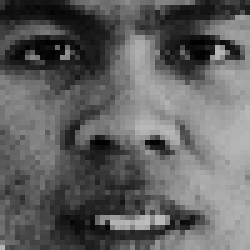
//> input picture frontFaceTrainer/front_database/person_3_palom/002.pgm, 50 x 50 px, given in place of ian2front.avi, which was not available (shown 5 times larger)
$ ./twoViewFaceRecog   (built with g++ and OpenCV 4)
//> lines starting //> are read from the running program, lines starting //| are printed output that depends on the picture; after the words box and inside, x2 and y2 are one past the last pixel; in counts of white or black regions, pixels touching at a corner belong together; pictures that were not available may be replaced by others from this repository, and a replacement may not be noted
#include <opencv2/opencv.hpp>
#include <opencv2/face.hpp>

using namespace cv;
using namespace std;
using namespace face;

CascadeClassifier frontFaceDetector;
CascadeClassifier rightProfileDetector;

bool isFrontFaceDetected = false;
bool isProfileFaceDetected = false;

//~ bool static isRunOnce = true;

int label1 = -1;
int label2 = -1;
int a_1 = 0, b_1 = 0, c_1 = 0, d_1 = 0, e_1 = 0, f_1 = 0, g_1 = 0, h_1 = 0, i_1 = 0, j_1 = 0;
int a_2 = 0, b_2 = 0, c_2 = 0, d_2 = 0, e_2 = 0, f_2 = 0, g_2 = 0, h_2 = 0, i_2 = 0, j_2 = 0;
int maxLabel1 = 0;
int maxLabel2 = 0;
int frontFrameCounter = 0;
int profileFrameCounter = 0;
double confidence1 = 0.0;
double confidence2 = 0.0;

string timeStamp;

void detectFrontFaces(Mat front_body_roi, vector<Rect>boundRectFront,
     size_t f, Mat image1, Mat frame1_gray, Ptr<FaceRecognizer> modelFront);

void detectProfileFaces(Mat profile_body_roi, vector<Rect>boundRectProfile,
	 size_t p, Mat image2, Mat frame2_gray, Ptr<FaceRecognizer> modelProfile);

void recognizeFrontFaces(Mat face_scaled, Ptr<FaceRecognizer> modelFront);

void recognizeProfileFaces(Mat face_scaled, Ptr<FaceRecognizer> modelProfile);

void tallyFront(int label1, double confidence1);

void tallyProfile(int label2, double confidence2);

void compareAndAnalyze();

string databaseName[] = {
	"Alexander Co Abad",      //0
	"Ariane Aguilar",         //1
	"Jerome Cansado",         //2
	"Ed Lorence De Guzman",   //3
	"Christian Glenn Hatol",  //4
	"Gerard Lou Libby",       //5
	"Xavier Palomares",       //6
	"John Jhonas Primavera",  //7
	"Aeysol Rosaldo",         //8
	"Ma. Joanna Venus"        //9
};

string databaseStatus[] = {
	"Faculty",                //0
	"Student",                //1
	"Student",                //2
	"Student",                //3
	"Student",                //4
	"Student",                //5
	"Student",                //6
	"Student",                //7
	"Student",                //8
	"Student"                 //9
};

Mat backgroundSubtractFront(Mat &gray1, Ptr<BackgroundSubtractorMOG2> pMOG2_front)
{
	Mat foreground, background;

	pMOG2_front -> apply(gray1, foreground);
	pMOG2_front -> getBackgroundImage(background);

	//~ imshow("Background - Front", background);

	medianBlur(foreground, foreground, 9);
	Mat element = getStructuringElement(MORPH_RECT, Size(3,3), Point(1,1));
	Mat kernel;
	morphologyEx(foreground, foreground, MORPH_CLOSE, kernel, Point(-1,-1), 5);
	erode(foreground, foreground, element);
	dilate(foreground, foreground, element);

	//~ imshow("Foreground - Front", foreground);

	Mat threshold_output;

	threshold(foreground, threshold_output, 45, 255, THRESH_BINARY);

	return threshold_output;
}

Mat backgroundSubtractProfile(Mat &gray2, Ptr<BackgroundSubtractorMOG2> pMOG2_profile)
{
	Mat foreground, background;

	pMOG2_profile -> apply(gray2, foreground);
	pMOG2_profile -> getBackgroundImage(background);

	//~ imshow("Background - Right Profile", background);

	medianBlur(foreground, foreground, 9);
	Mat element = getStructuringElement(MORPH_RECT, Size(3,3), Point(1,1));
	Mat kernel;
	morphologyEx(foreground, foreground, MORPH_CLOSE, kernel, Point(-1,-1), 5);
	erode(foreground, foreground, element);
	dilate(foreground, foreground, element);

	//~ imshow("Foreground - Right Profile", foreground);

	Mat threshold_output;

	threshold(foreground, threshold_output, 45, 255, THRESH_BINARY);

	return threshold_output;
}

void detectFrontFaces(Mat front_body_roi, vector<Rect>boundRectFront,
     size_t f, Mat image1, Mat frame1_gray, Ptr<FaceRecognizer> modelFront)
{
	vector<Rect> frontalFaces;				//Detected object(s)
	float searchScaleFactor = 1.1;          //How many sizes to search
	int minNeighbors = 4;                   //Reliability vs many faces
	int flags = 0 | CASCADE_SCALE_IMAGE;    //Search for many faces
	Size minFeatureSize(30, 30);            //Smallest face size

	frontFaceDetector.detectMultiScale(front_body_roi, frontalFaces,
		searchScaleFactor, minNeighbors, flags, minFeatureSize);

	if(frontalFaces.size() != 0){	//If faces are detected
		isFrontFaceDetected = true;

		for(size_t i = 0; i < 1; i++)
		{
			int faces_y1 = frontalFaces[i].y + boundRectFront[f].y;

			int faces_y2 = frontalFaces[i].y + frontalFaces[i].height + boundRectFront[f].y;

			Point f1(frontalFaces[i].x + boundRectFront[f].x, faces_y1);
			Point f2(frontalFaces[i].x + frontalFaces[i].width + boundRectFront[f].x, faces_y2);
			rectangle(image1, f1, f2, Scalar(0,0,255), 2, 8, 0);

			//~ cout << "asdf: " << frontalFaces[i].x + frontalFaces[i].width + boundRectFront[f].x << endl;

			Rect ROI(f1, f2);
			Mat faceROI = frame1_gray(ROI);
			Mat face_scaled;

			if(!faceROI.empty())
			{
				frontFrameCounter++;

				if(faceROI.cols != 50 && faceROI.rows!= 50){
					resize(faceROI.clone(), face_scaled, Size(50,50));
				}
				else{
					face_scaled = faceROI.clone();
				}
				equalizeHist(face_scaled, face_scaled);
				imshow("Detected front face", face_scaled);
				if(frontFrameCounter == 1){
					time_t currentTime;
					struct tm *localTime;
					time( &currentTime );                   // Get the current time
					localTime = localtime( &currentTime );  // Convert the current time to the local time

					int Hour   = localTime->tm_hour;
					int Min    = localTime->tm_min;
					int Sec    = localTime->tm_sec;

					stringstream ss;

					ss << "Time: " << Hour << ":" << Min << ":" << Sec;
					timeStamp = ss.str();
					ss.str("");
				}

				recognizeFrontFaces(face_scaled, modelFront);
			}
		}
	}
	else{
		frontFrameCounter = 0;
		int array[10] =
			{
				a_1, b_1, c_1, d_1, e_1, f_1, g_1, h_1, i_1, j_1
			};

		for(int i=0;i<10;i++)
		{
			if(array[i]>
			maxLabel1)
			maxLabel1=array[i];
		}
	}
}

void detectProfileFaces(Mat profile_body_roi, vector<Rect>boundRectProfile,
	 size_t p, Mat image2, Mat frame2_gray, Ptr<FaceRecognizer> modelProfile)
{
	vector<Rect> profileFaces;				//Detected object(s)
	float searchScaleFactor = 1.2;          //How many sizes to search
	int minNeighbors = 2;                   //Reliability vs many faces
	int flags = 0 | CASCADE_SCALE_IMAGE;    //Search for many faces
	Size minFeatureSize(50, 50);            //Smallest face size

	rightProfileDetector.detectMultiScale(profile_body_roi, profileFaces,
		searchScaleFactor, minNeighbors, flags, minFeatureSize);

	if(profileFaces.size() !=0){
		isProfileFaceDetected = true;

		for(size_t i = 0; i < 1; i++)
		{
			int faces_y1 = profileFaces[i].y + boundRectProfile[p].y;

			int faces_y2 = profileFaces[i].y + profileFaces[i].height + boundRectProfile[p].y;

			Point f1(profileFaces[i].x + boundRectProfile[p].x, faces_y1);
			Point f2(profileFaces[i].x + profileFaces[i].width + boundRectProfile[p].x, faces_y2);
			rectangle(image2, f1, f2, Scalar(0,0,255), 2, 8, 0);

			Rect ROI(f1, f2);
			Mat faceROI = frame2_gray(ROI);
			Mat face_scaled;

			profileFrameCounter++;
			stringstream ss;
				string file;
				ss << profileFrameCounter<<".pgm";
				file = ss.str();
				imwrite(file, faceROI);


			if(!faceROI.empty())
			{

				if(faceROI.cols != 50 && faceROI.rows!= 50){
					resize(faceROI, face_scaled, Size(50, 50));
				}
				else{
					face_scaled = faceROI;
				}


				imshow("Detected profile face", face_scaled);
				recognizeProfileFaces(face_scaled, modelProfile);
			}
		}
	}
	else{
		profileFrameCounter = 0;
		int array[10] =
			{
				a_2, b_2, c_2, d_2, e_2, f_2, g_2, h_2, i_2, j_2
			};

		for(int i=0;i<10;i++)
		{
			if(array[i]>maxLabel2)
			maxLabel2=array[i];
		}
	}
}

// [89 lines left out: functions recognizeFrontFaces, recognizeProfileFaces, tallyFront, tallyProfile, compareAndAnalyze, not called in this run]

int main()
{
	VideoCapture camera1, camera2;
	camera1.open("videos/ian2front.avi");
	camera2.open("videos/ian2side.avi");

	if(!camera1.isOpened()){
		cout << "Error opening front camera." << endl;
		exit(0);
	}

	if(!camera2.isOpened()){
		cout << "Error opening side camera." << endl;
		exit(0);
	}

	//Load the cascades
	frontFaceDetector.load("haarcascade_frontalface_default.xml");
	rightProfileDetector.load("haarcascade_profileface.xml");

	//Initialize MOG2 background subtraction
	Ptr<BackgroundSubtractorMOG2> pMOG2front, pMOG2profile;
	pMOG2front = createBackgroundSubtractorMOG2(1000, 128, false);
	pMOG2profile = createBackgroundSubtractorMOG2(1000, 35, false);

	//Load the face recognizer algorithm
	Ptr<FaceRecognizer> modelFront = createFisherFaceRecognizer();
	modelFront -> load("frontFaceTrainer/eigenfaces_at.yml");
//> (this line was passed over: load is not available in this run)
	Ptr<FaceRecognizer> modelProfile = createFisherFaceRecognizer();
	modelProfile -> load("sideFaceTrainer/eigenfaces_at.yml");
//> (this line was passed over: load is not available in this run)

	Mat frame1, frame2, frame1_gray, frame2_gray, image1, image2, thresholdOut;

	vector< vector<Point> > contours_front, contours_profile;
	vector<Vec4i> hierarchy;

	//~ cout << endl << "Number of recognized front faces for each label:" << endl
	     //~ << "0 1 2 3 4 5 6 7 8 9" << endl;

	cout << endl << "Number of recognized profile faces for each label:" << endl
	     << "0 1 2 3 4 5 6 7 8 9" << endl;

	for(;;)
	{
		camera1 >> frame1;
//> frame1 is the input picture: 50 rows x 50 cols, CV_8UC3; min 0, max 189, mean 96.8
		camera2 >> frame2;

		if(!frame1.empty() && !frame2.empty()){
			image1 = frame1.clone();
			image2 = frame2.clone();

			cvtColor(frame1, frame1_gray, CV_BGR2GRAY);
			cvtColor(frame2, frame2_gray, CV_BGR2GRAY);

			////////////////////////////////////////////////////////////

			Mat thresh_front = backgroundSubtractFront(frame1_gray, pMOG2front);
//> in backgroundSubtractFront, `pMOG2_front -> apply(gray1, foreground);`: foreground: 50 rows x 50 cols, CV_8UC1; every value is 255

			findContours(thresh_front, contours_front, hierarchy,
				CV_RETR_TREE, CV_CHAIN_APPROX_SIMPLE, Point(0,0));
//> contours_front = 1 contour; box (x1, y1, x2, y2) and area: (0, 0, 50, 50) 2401

			vector<Rect> boundRectFront(contours_front.size());
//> boundRectFront = 1 Rect (x, y, width, height): [0, 0, 0, 0]
			double areaFrontContours;

			for(size_t f = 0; f < contours_front.size(); f ++){
				areaFrontContours = contourArea(contours_front[f]);

				if(areaFrontContours > 850 && areaFrontContours < 20000){
					//~ cout << "Front contour area: " << areaFrontContours << endl;
					boundRectFront[f] = boundingRect(contours_front[f]);
					rectangle(image1, boundRectFront[f].tl(), boundRectFront[f].br(),
						Scalar(0,255,0), 2, 8, 0);
					Rect roi_1(boundRectFront[f].tl(), boundRectFront[f].br());
					Mat front_body_roi = frame1_gray(roi_1);
					detectFrontFaces(front_body_roi, boundRectFront, f, image1, frame1_gray, modelFront);
				}
			}
//> this loop made 1 pass
//> (areaFrontContours, roi_1) on pass 1: (2401, Rect(0, 0, 50, 50))
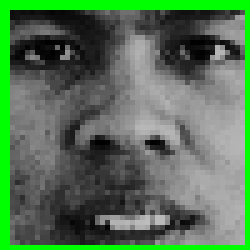
//> image1: 50 rows x 50 cols, CV_8UC3 (shown 5 times larger); mean B, G, R 85.8, 115.5, 85.8

			////////////////////////////////////////////////////////////

			Mat thresh_profile = backgroundSubtractProfile(frame2_gray, pMOG2profile);

			findContours(thresh_profile, contours_profile, hierarchy,
				CV_RETR_TREE, CV_CHAIN_APPROX_SIMPLE, Point(0,0));
//> contours_profile has the same summary as contours_front

			vector<Rect> boundRectProfile(contours_profile.size());
//> boundRectProfile = 1 Rect (x, y, width, height): [0, 0, 0, 0]
			double areaProfileContours;

			for(size_t p = 0; p < contours_profile.size(); p ++){
				areaProfileContours = contourArea(contours_profile[p]);

				if(areaProfileContours > 1500 && areaProfileContours < 80000){
					//~ cout << "Profile contour area: " << areaProfileContours << endl;
					boundRectProfile[p] = boundingRect(contours_profile[p]);
					rectangle(image2, boundRectProfile[p].tl(), boundRectProfile[p].br(),
						Scalar(0,255,0), 2, 8, 0);
					Rect roi_2(boundRectProfile[p].tl(), boundRectProfile[p].br());
					Mat profile_body_roi = frame2_gray(roi_2);
					detectProfileFaces(profile_body_roi, boundRectProfile, p, image2, frame2_gray, modelProfile);
				}
			}
//> this loop made 1 pass

			////////////////////////////////////////////////////////////

			if (isFrontFaceDetected == true && isProfileFaceDetected == true)
			{
				compareAndAnalyze();
				cout << "Compared" << endl;
			}

			imshow("Front face detection", image1);
			imshow("Right profile detection", image2);
		}

		int c = waitKey(27);
//> the Esc key is pressed
		if(27 == char(c)){
			break;
		}

	}

	exit(0);
//> (the program exits here)

$ run again, on frontFaceTrainer/front_database/person_3_palom/005.pgm
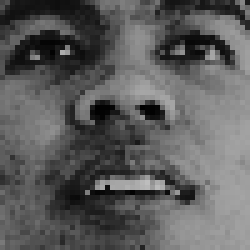
//> input picture frontFaceTrainer/front_database/person_3_palom/005.pgm, 50 x 50 px, given in place of ian2front.avi, which was not available (shown 5 times larger)
//> frame1 is the input picture: 50 rows x 50 cols, CV_8UC3; min 0, max 189, mean 92.4
//> foreground: 50 rows x 50 cols, CV_8UC1; every value is 255
//> contours_front = 1 contour; box (x1, y1, x2, y2) and area: (0, 0, 50, 50) 2401
//> boundRectFront = 1 Rect (x, y, width, height): [0, 0, 0, 0]
//> the loop `for(size_t f = 0; f < contours_front.size(); f ++)` made 1 pass
//> (areaFrontContours, roi_1) on pass 1: (2401, Rect(0, 0, 50, 50))
//> after the loop `for(size_t f = 0; f < contours_front.size(); f ++)`:
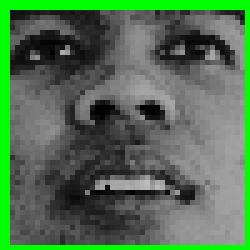
//> image1: 50 rows x 50 cols, CV_8UC3 (shown 5 times larger); mean B, G, R 82.2, 111.9, 82.2
//> contours_profile has the same summary as contours_front
//> the loop `for(size_t p = 0; p < contours_profile.size(); p ++)` made 1 pass
